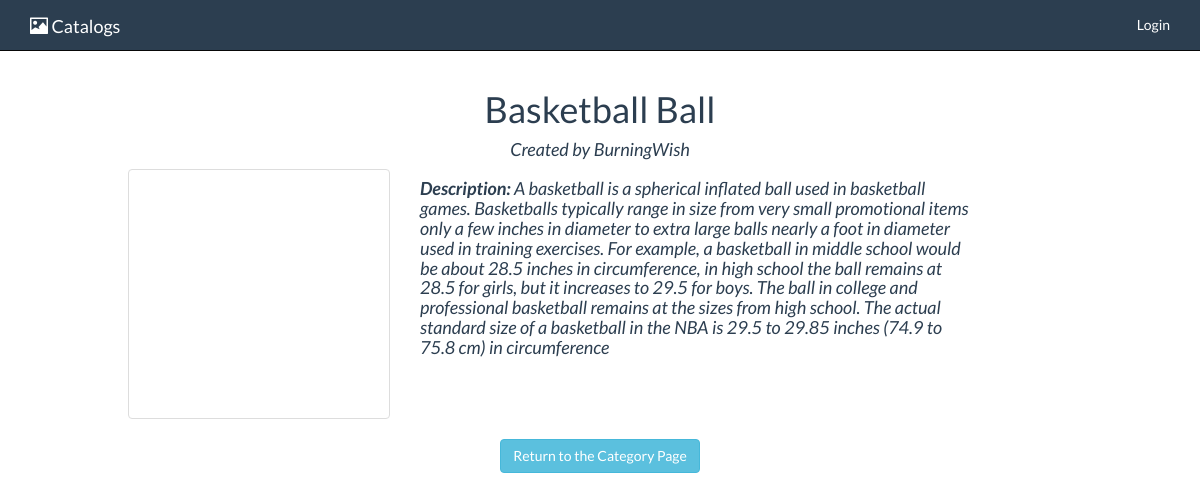
The app's page /categories/2/items/4 with its own data.
### database_setup.py (models this page shows, shortened)
class Item(Base):
    __tablename__ = 'item'
    id = Column(Integer, primary_key=True)
    name = Column(String(80), nullable=False)
    imgurl = Column(Text)
    description = Column(Text)
    category_id = Column(Integer, ForeignKey('category.id'))
    category = relationship(Category)
    user_id = Column(Integer, ForeignKey('user.id'))
    user = relationship(User)
    creator = Column(String(250), nullable=False)

### index.py (the view)
@app.route("/categories/<int:category_id>/items/<int:item_id>")
def showItem(category_id, item_id):
    item = session.query(Item).filter_by(category_id=category_id, id=item_id).one()
    return render_template("item.html",
                           item=item,
                           login_session=login_session)

### templates/item.html (shortened to what this page needs)
{% extends "main.html" %}
{% block content %}
    <div class="item-header">
        <h1>{{item.name}}</h1>
        <h4><i>Created by {{item.creator}}</i></h4>
    </div>
    <div class="row">
        <div class="col-md-3 col-md-offset-1">
            <div class = "thumbnail" style="height: 250px; background: url({{item.imgurl}}); background-size: cover; background-position: center">
            </div>
        </div>
        <div class="col-md-6">
            <i><h4><strong>Description:</strong> {{item.description}}</h4></i>
        </div>
    </div>
    <div class="buttons-container" style="text-align: center">
            <a class = "btn-info btn" href="/categories/{{item.category_id}}">Return to the Category Page</a>
    </div>
{% endblock %}

### static/style.css (style rules this page uses)
body { margin-top: 70px; color: #2c3e50; font-family: "Lato"; }
.item-header { text-align: center; }

### records on screen
Item: name "Basketball Ball", creator "BurningWish", description "A basketball is a spherical inflated ball used in basketball games. Basketballs typically range in size from very small promotional items only a few inches in diameter to extra large balls nearly a foot in diameter used in training exercises. For example, a basketball in middle school would be about 28.5 inches in circumference, in high school the ball remains at 28.5 for girls, but it increases to 29.5 for boys. The ball in college and professional basketball remains at the sizes from high school. The actual standard size of a basketball in the NBA is 29.5 to 29.85 inches (74.9 to 75.8 cm) in circumference"
